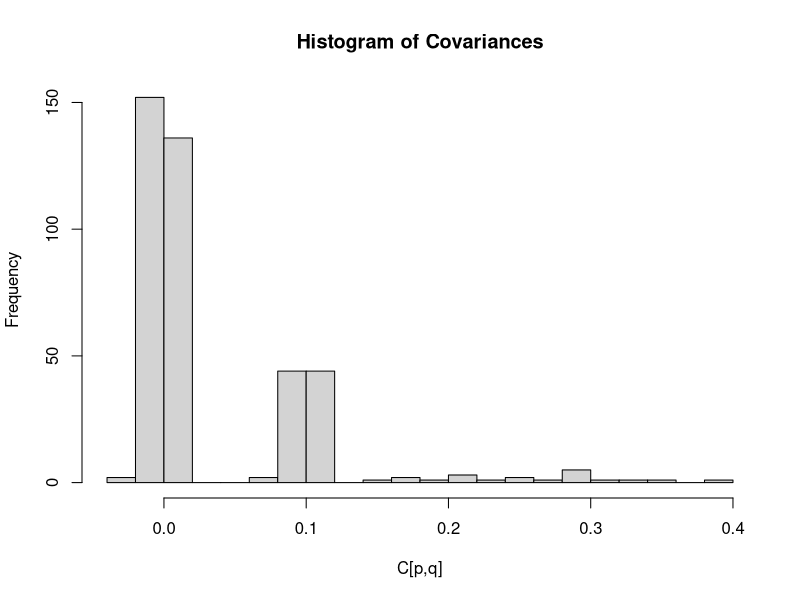

Write the R code that produced this figure.
# simulation_gen.R
# Fixed λₚ for p = 1…10, zeros for p = 11…20; n = 1000, heteroskedastic noise

setwd("/Users/peterdunson/Desktop/Joint-Bayesian-Factor-Models/ciprian_sim")

set.seed(26031980)

# 1) Parameters
P       <- 20
n       <- 1000
sigmasq <- 0.2

# 2) Fixed loadings vector λₚ
lambdaP <- c(rep(1 / sqrt(10), 10), rep(0, 10))  # length P

# 3) Simulate heteroskedastic noise εᵢₚ ∼ N(0, σₚ²)
#    draw P variances around sigmasq
sigma2_p <- runif(P, min = 0.5 * sigmasq, max = 1.5 * sigmasq)
Epsilon  <- matrix(rnorm(n * P), nrow = n, ncol = P) * 
   matrix(sqrt(sigma2_p), n, P, byrow = TRUE)

# 4) Simulate latent scores bᵢ ∼ N(0,1)
b <- rnorm(n)

# 5) Build data Xᵢₚ = λₚ bᵢ + εᵢₚ
X <- outer(b, lambdaP) + Epsilon

# 6) Empirical covariance and quick check
C <- cov(X)
hist(C, breaks = 20, main = "Histogram of Covariances", xlab = "C[p,q]")

# 7) Pack and save
sim <- list(
   X       = X,        # n × P data matrix
   lambdaP = lambdaP,  # true loadings
   b       = b,        # latent scores
   Epsilon = Epsilon,  # noise matrix
   C       = C         # empirical covariance
)
saveRDS(sim, "sim_fixed_lambda_k1_hetnoise.rds")

